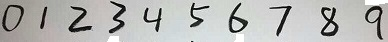
#> input picture mnist1/image/realphoto.jpg, 388 x 42 px
$ python process_picture.py   (older library calls are emulated)
#> lines starting #> are read from the running program, lines starting #| are printed output that depends on the picture; after the words box and inside, x2 and y2 are one past the last pixel; in counts of white or black regions, pixels touching at a corner belong together
# -*- coding: utf-8 -*-
"""
Created on Sat Dec  2 20:15:20 2017

@author: majin
"""
from PIL import Image
import matplotlib.pyplot as plt
import numpy as np
import DBScan_segment as dbss

# [35 lines left out: function getTestPicArray, not called in this run]


def openImage(fileImg):
#> called with fileImg = './image/realphoto.jpg'
    return Image.open(fileImg)
#> returned value is the input picture: PIL image 388x42 RGB; mean R, G, B 181.9, 182.6, 180.3

# [105 lines left out: functions resizeImage, rgb2gray, genPixValue, segment_picture, not called in this run]


if __name__ == "__main__":

    #filein = r'./image/r2.jpg'
    filein = r'./image/realphoto.jpg'
    #filein = r'./image/tests.png'
    #filein = r'./image/testf.jpg'


    #测试去掉真实世界的背景
    a = openImage(filein)
    rgb2gray(a,show=True)
#> after the loop in rgb2gray, `for i in range(pic.width):`:
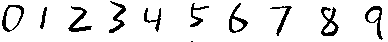
#> pic: PIL image 388x42 L; 90% white; 11 black regions (1 under 20 px), largest, box (x1, y1, x2, y2) and area: (321, 7, 339, 36) 229, (68, 6, 92, 32) 208, (109, 1, 126, 33) 183
    '''


    #测试分割图像
    res = segment_picture(filein,blank_padding=3)
    clazz_num = res.shape[0]
    for i in range(clazz_num):
        plt.subplot(clazz_num/4+1,4,i+1)
        plt.imshow(res[i].reshape([28,28]))

    '''
